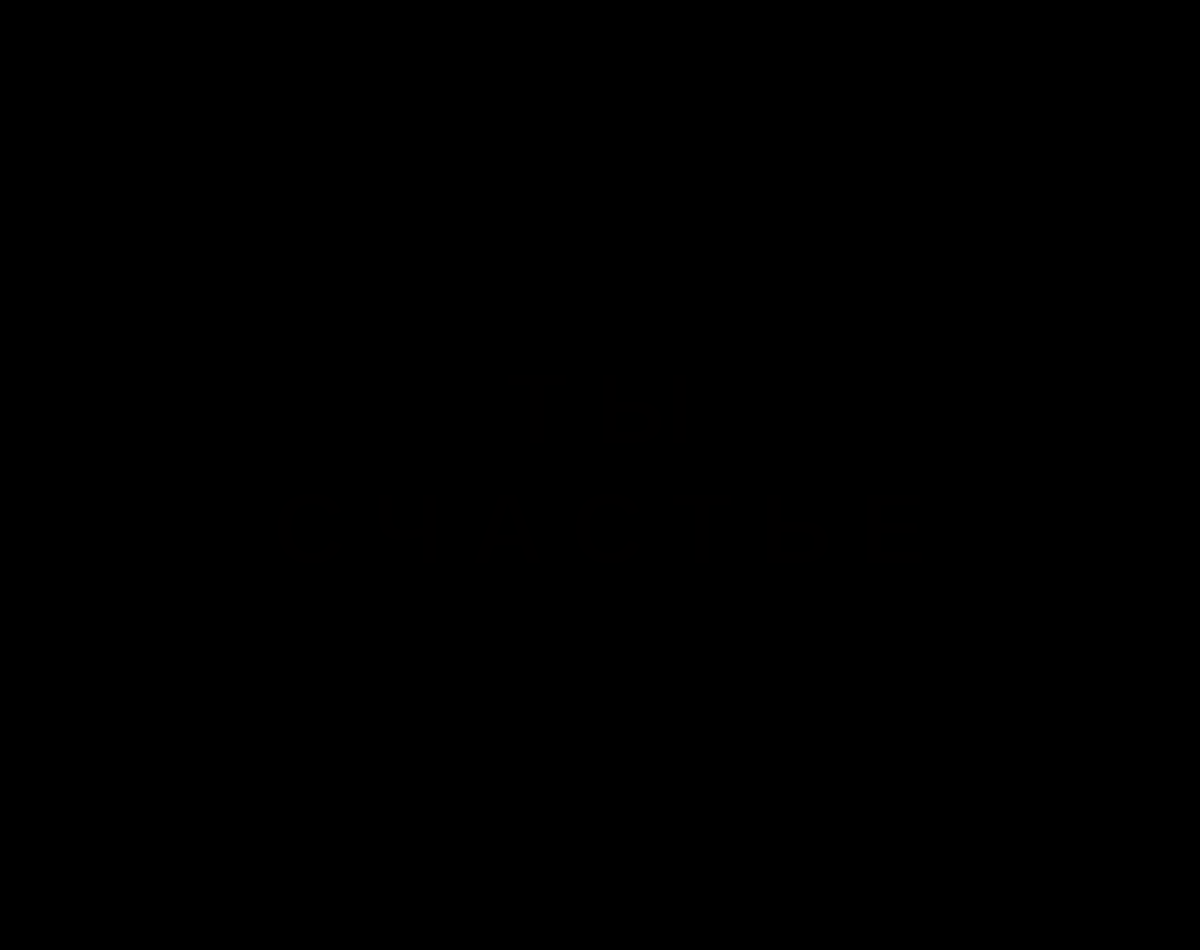
Frame 1 (no input)
Frame 60 (no input): identical to frame 1, image omitted
Frame 120 (the mouse pressed at the canvas centre since frame 60): identical to frame 1, image omitted

The p5.js sketch that drew this single still picture (run headless with seeded random() and noise() and a simulated clock; from frame 60 on, the mouse is pressed at the canvas centre):

// p5.js sketch
// ── sketch.js
class circ {
	constructor (x, y, vx, vy, r) {
		this.x=x
		this.y=y
		this.vx=vx
		this.vy=vy
		this.r=r
	}
	updatePos(){
		this.x=this.x+this.vx
		this.y=this.y+this.vy
	}
	edge(){
		if (((this.y+(this.r/2))>windH)||((this.y-(this.r/2))<0)){
			this.vy=-this.vy
			this.y = constrain(this.y, (this.r/2), windH-(this.r/2))
		} else if (((this.x+(this.r/2))>windW)||((this.x-(this.r/2))<0)){
			this.vx=-this.vx
			this.x = constrain(this.x, (this.r/2), windW-(this.r/2))
		}
	}
	addVel(xx,yy){
		this.vx = this.vx + xx
		this.vy = this.vy + yy
	}
	draw(){
		if (this.vx==0 && this.vy==0){
			fill(255)
		} else {
			fill(127)
		}
		circle(this.x, this.y, this.r)
	}
	checkPixel(){
		let pixel = get(this.x, this.y)
		if (pixel[0]==hc/* && pixel[1]==hc && pixel[2]==hc*/){
			this.vx=0
			this.vy=0
		}
	}
}





function spawnCirc(x,y){
	newCirc = new circ(mouseX, mouseY, 0, 0, 10*scale)
	aCount = agents.push(newCirc)
}





let agents=[]
let aCount = 0
let hc = 1
let scale = 1



function setup() {
	windW=windowWidth
	windH=windowHeight*0.95
	sCenterX=windW/2
	sCenterY=windH/2
	//for desktop
	if (windW>windH){
		scale=2
	}
	
	noStroke()
	createCanvas(windW,windH)
	background(0)
	textAlign(CENTER, CENTER);
	textSize(50*scale)
	textStyle(BOLD)
}





function draw() {
	background(0)
	fill(hc, hc-1, hc-1)
	text('Т Ы', sCenterX, sCenterY-(30*scale))
	text('С Ч А С Т Ь Е', sCenterX, sCenterY+(30*scale))
	fill(255)
	for (i=0; i<aCount; i++){
		agents[i].checkPixel()
		agents[i].updatePos()
		agents[i].edge()
		agents[i].draw()
	}
}



function mouseClicked(){
	spawnCirc(mouseX,mouseY)
	agents[aCount-1].addVel(random(-2*scale,2*scale),random(-2*scale,2*scale))
}
